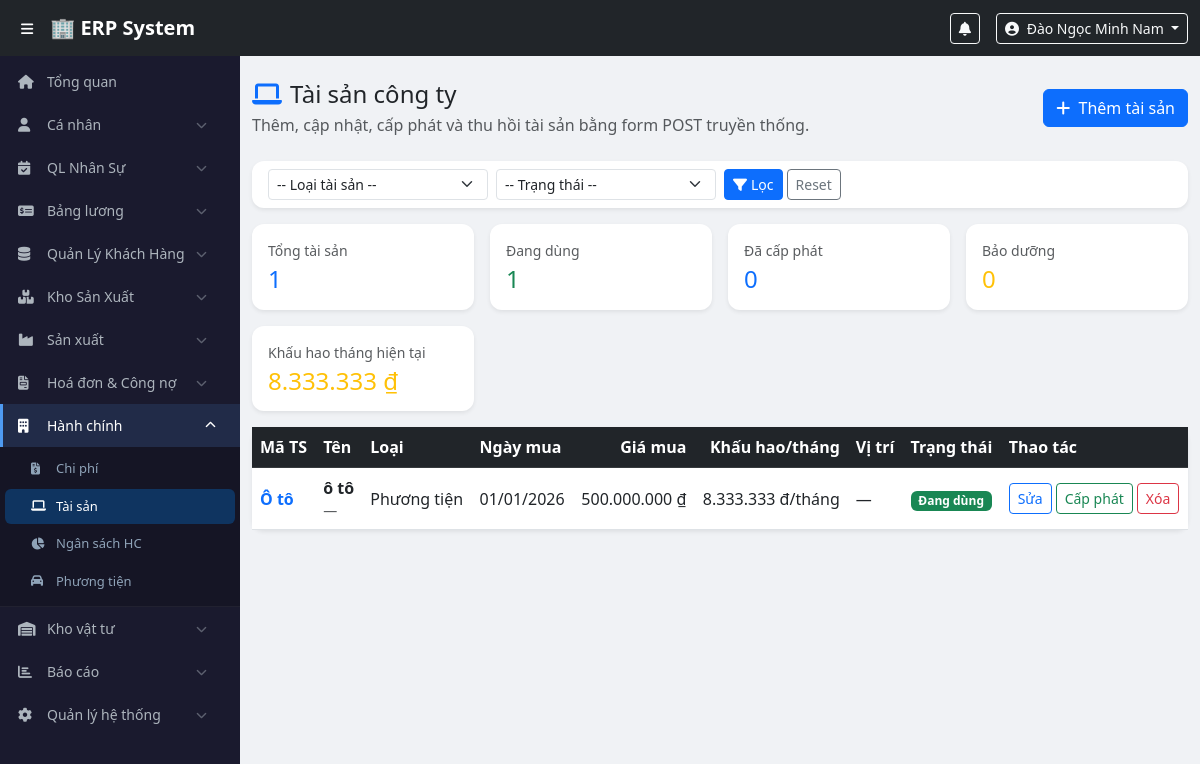
Screenshot of /modules/admin/assets.php (signed in) with the database file from the repository.
### tables this page shows
CREATE TABLE `users` (
  `id` int(11) NOT NULL,
  `employee_code` varchar(20) NOT NULL,
  `full_name` varchar(100) NOT NULL,
  `username` varchar(50) NOT NULL,
  `password_hash` varchar(255) NOT NULL,
  `email` varchar(100) DEFAULT NULL,
  `phone` varchar(20) DEFAULT NULL,
  `role_id` int(11) NOT NULL,
  `department_id` int(11) DEFAULT NULL,
  `is_active` tinyint(1) DEFAULT 1,
  `created_at` timestamp NOT NULL DEFAULT current_timestamp()
);

CREATE TABLE `company_assets` (
  `id` int(11) NOT NULL,
  `asset_code` varchar(50) NOT NULL,
  `asset_name` varchar(200) NOT NULL,
  `category` enum('computer','printer','furniture','machinery','vehicle','other') DEFAULT 'other',
  `purchase_date` date DEFAULT NULL,
  `purchase_price` decimal(15,2) DEFAULT 0.00,
  `supplier` varchar(200) DEFAULT NULL,
  `location` varchar(200) DEFAULT NULL,
  `status` enum('active','assigned','maintenance','disposed') DEFAULT 'active',
  `note` text DEFAULT NULL,
  `created_by` int(11) DEFAULT NULL,
  `created_at` datetime DEFAULT current_timestamp(),
  `updated_at` datetime DEFAULT current_timestamp() ON UPDATE current_timestamp(),
  `depreciation_years` decimal(5,2) DEFAULT NULL COMMENT 'Thời gian khấu hao (năm). NULL = không khấu hao',
  `salvage_value` decimal(15,2) DEFAULT 0.00 COMMENT 'Giá trị còn lại sau khấu hao',
  `depreciation_start_date` date DEFAULT NULL COMMENT 'Ngày bắt đầu khấu hao (mặc định = purchase_date)'
);

### config/auth.php (called while the page is built, shortened)
<?php
function currentUser() {
    return [
        'id'          => $_SESSION['user_id']   ?? null,
        'full_name'   => $_SESSION['full_name'] ?? '',
        'username'    => $_SESSION['username']  ?? '',
        'role'        => $_SESSION['role']      ?? '',
        'role_name'   => $_SESSION['role_name'] ?? '',
        'employee_code' => $_SESSION['employee_code'] ?? '',
        'department_id' => $_SESSION['department_id'] ?? null,
    ];
}
?>

### config/functions.php (called while the page is built, shortened)
<?php
function formatDate($date, $format = 'd/m/Y') {
    return date($format, strtotime($date));
}
function fetchAllSafe(PDO $pdo, string $sql, array $params = []): array {
    try {
        $stmt = $pdo->prepare($sql);
        $stmt->execute($params);
        return $stmt->fetchAll(PDO::FETCH_ASSOC) ?: [];
    } catch (Throwable $e) {
        return [];
    }
}
function fetchOneSafe(PDO $pdo, string $sql, array $params = []): ?array {
    try {
        $stmt = $pdo->prepare($sql);
        $stmt->execute($params);
        $row = $stmt->fetch(PDO::FETCH_ASSOC);
        return $row ?: null;
    } catch (Throwable $e) {
        return null;
    }
}
function e($value): string {
    return htmlspecialchars((string) ($value ?? ''), ENT_QUOTES | ENT_SUBSTITUTE, 'UTF-8');
}
function formatCurrency($amount): string {
    return number_format((float)$amount, 0, ',', '.') . ' ₫';
}
?>

### modules/admin/assets.php (the view, shortened to what this page needs)
<?php
require_once $_SERVER['DOCUMENT_ROOT'] . '/erp/config/database.php';
require_once $_SERVER['DOCUMENT_ROOT'] . '/erp/config/auth.php';
require_once $_SERVER['DOCUMENT_ROOT'] . '/erp/config/functions.php';
$pdo = getDBConnection();
$errors = [];
$statsWhere = ['1=1'];
$categoryMap = [
    'computer' => 'Máy tính',
    'printer' => 'Máy in',
    'furniture' => 'Bàn ghế',
    'machinery' => 'Máy móc',
    'vehicle' => 'Phương tiện',
    'other' => 'Khác',
];
$statusMap = [
    'active' => ['success', 'Đang dùng'],
    'assigned' => ['primary', 'Đã cấp phát'],
    'maintenance' => ['warning text-dark', 'Bảo dưỡng'],
    'disposed' => ['secondary', 'Thanh lý'],
];
$filterCategory = trim($_GET['category'] ?? '');
$filterStatus = trim($_GET['status'] ?? '');
$assetsPageUrl = static function (array $overrides = []) use ($filterCategory, $filterStatus): string {
    $params = [];
    $category = $overrides['category'] ?? $filterCategory;
    $status = $overrides['status'] ?? $filterStatus;
    if ($category !== '') {
        $params['category'] = $category;
    }
    if ($status !== '') {
        $params['status'] = $status;
    }
    if (!empty($overrides['action'])) {
        $params['action'] = $overrides['action'];
    }
    if (!empty($overrides['id'])) {
        $params['id'] = (int)$overrides['id'];
    }
    if (!empty($overrides['show_form'])) {
        $params['show_form'] = 1;
    }
    return 'modules/admin/assets.php' . ($params ? '?' . http_build_query($params) : '');
};
$calculateDepreciationPerMonth = static function (array $asset): ?float {
    $depreciationYears = isset($asset['depreciation_years']) ? (float)$asset['depreciation_years'] : 0;
    $purchasePrice = isset($asset['purchase_price']) ? (float)$asset['purchase_price'] : 0;
    $startDate = $asset['depreciation_start_date'] ?? ($asset['purchase_date'] ?? null);
    if ($depreciationYears <= 0 || $purchasePrice <= 0) {
        return null;
    }
    if ($startDate && $startDate > date('Y-m-d')) {
        return null;
    }
    $depreciableValue = max(0, $purchasePrice - (float)($asset['salvage_value'] ?? 0));
    return round($depreciableValue / ($depreciationYears * 12));
};
$editAsset = null;
$showForm = !empty($errors) || $editAsset !== null || isset($_GET['show_form']);
$where = ['1=1'];
$params = [];
$assets = fetchAllSafe(
    $pdo,
    "SELECT ca.*, aa.id AS current_assignment_id, aa.assigned_date AS current_assigned_date, u.full_name AS current_user_name
     FROM company_assets ca
     LEFT JOIN asset_assignments aa ON aa.asset_id = ca.id AND aa.returned_date IS NULL
     LEFT JOIN users u ON u.id = aa.user_id
     WHERE " . implode(' AND ', $where) . "
     ORDER BY ca.created_at DESC, ca.id DESC",
    $params
);
$stats = fetchOneSafe(
    $pdo,
    "SELECT COUNT(*) AS total_assets,
            SUM(CASE WHEN status = 'active' THEN 1 ELSE 0 END) AS active_assets,
            SUM(CASE WHEN status = 'assigned' THEN 1 ELSE 0 END) AS assigned_assets,
            SUM(CASE WHEN status = 'maintenance' THEN 1 ELSE 0 END) AS maintenance_assets
     FROM company_assets
     WHERE " . implode(' AND ', $statsWhere),
    $params
) ?: ['total_assets' => 0, 'active_assets' => 0, 'assigned_assets' => 0, 'maintenance_assets' => 0];
$totalDeprMonth = (float)$pdo->query("
    SELECT COALESCE(SUM(
        GREATEST(purchase_price - COALESCE(salvage_value, 0), 0) / (depreciation_years * 12)
    ), 0)
    FROM company_assets
    WHERE depreciation_years > 0
      AND depreciation_years IS NOT NULL
      AND purchase_price > 0
      AND status NOT IN ('disposed')
      AND (
            COALESCE(depreciation_start_date, purchase_date) IS NULL
            OR COALESCE(depreciation_start_date, purchase_date) <= CURDATE()
      )
")->fetchColumn();
$employees = fetchAllSafe($pdo, 'SELECT id, full_name, username FROM users WHERE is_active = 1 ORDER BY full_name');
include $_SERVER['DOCUMENT_ROOT'] . '/erp/includes/header.php';
include $_SERVER['DOCUMENT_ROOT'] . '/erp/includes/sidebar.php';
?>
<div class="main-content">
    <div class="container-fluid py-4">
        <div class="d-flex flex-wrap justify-content-between align-items-center gap-2 mb-4">
            <div>
                <h4 class="mb-1"><i class="fas fa-laptop me-2 text-primary"></i>Tài sản công ty</h4>
                <p class="text-muted mb-0">Thêm, cập nhật, cấp phát và thu hồi tài sản bằng form POST truyền thống.</p>
            </div>
            <button class="btn btn-primary" type="button" data-bs-toggle="collapse" data-bs-target="#asset-form-card" aria-expanded="<?= $showForm ? 'true' : 'false' ?>">
                <i class="fas fa-plus me-1"></i> Thêm tài sản
            </button>
        </div>
        <div class="card border-0 shadow-sm mb-3">
            <div class="card-body py-2">
                <form method="get" class="row g-2 align-items-center">
                    <div class="col-md-3"><select name="category" class="form-select form-select-sm"><option value="">-- Loại tài sản --</option></select></div>
                    <div class="col-md-3"><select name="status" class="form-select form-select-sm"><option value="">-- Trạng thái --</option></select></div>
                    <div class="col-auto"><button type="submit" class="btn btn-sm btn-primary"><i class="fas fa-filter me-1"></i>Lọc</button><a href="/erp/modules/admin/assets.php" class="btn btn-sm btn-outline-secondary ms-1">Reset</a></div>
                </form>
            </div>
        </div>
        <div class="row g-3 mb-3">
            <div class="col-md-3"><div class="card border-0 shadow-sm h-100"><div class="card-body"><div class="text-muted small mb-1">Tổng tài sản</div><h4 class="mb-0 text-primary"><?= (int)$stats['total_assets'] ?></h4></div></div></div>
            <div class="col-md-3"><div class="card border-0 shadow-sm h-100"><div class="card-body"><div class="text-muted small mb-1">Đang dùng</div><h4 class="mb-0 text-success"><?= (int)$stats['active_assets'] ?></h4></div></div></div>
            <div class="col-md-3"><div class="card border-0 shadow-sm h-100"><div class="card-body"><div class="text-muted small mb-1">Đã cấp phát</div><h4 class="mb-0 text-primary"><?= (int)$stats['assigned_assets'] ?></h4></div></div></div>
            <div class="col-md-3"><div class="card border-0 shadow-sm h-100"><div class="card-body"><div class="text-muted small mb-1">Bảo dưỡng</div><h4 class="mb-0 text-warning"><?= (int)$stats['maintenance_assets'] ?></h4></div></div></div>
            <div class="col-md-3"><div class="card border-0 shadow-sm h-100"><div class="card-body"><div class="text-muted small mb-1">Khấu hao tháng hiện tại</div><h4 class="mb-0 text-warning"><?= e(formatCurrency($totalDeprMonth)) ?></h4></div></div></div>
        </div>
        <div class="card border-0 shadow-sm">
            <div class="table-responsive">
                <table class="table table-hover align-middle mb-0">
                    <thead class="table-dark">
                        <tr>
                            <th>Mã TS</th><th>Tên</th><th>Loại</th><th>Ngày mua</th><th class="text-end">Giá mua</th><th class="text-end">Khấu hao/tháng</th><th>Vị trí</th><th>Trạng thái</th><th>Thao tác</th>
                        </tr>
                    </thead>
                    <tbody>
                    <?php if (!$assets): ?>
                        <tr><td colspan="9" class="text-center text-muted py-4">Chưa có tài sản nào.</td></tr>
                    <?php else: ?>
                        <?php foreach ($assets as $asset): ?>
                            <?php [$badgeClass, $statusLabel] = $statusMap[$asset['status']] ?? ['secondary', $asset['status']]; ?>
                            <?php $deprMonth = $calculateDepreciationPerMonth($asset); ?>
                            <tr>
                                <td class="fw-semibold text-primary"><?= e($asset['asset_code']) ?></td>
                                <td><div class="fw-semibold"><?= e($asset['asset_name']) ?></div><div class="small text-muted"><?= e($asset['supplier'] ?: '—') ?></div></td>
                                <td><?= e($categoryMap[$asset['category']] ?? $asset['category']) ?></td>
                                <td><?= e(formatDate($asset['purchase_date'])) ?></td>
                                <td class="text-end"><?= e(formatCurrency($asset['purchase_price'])) ?></td>
                                <td class="text-end"><?= $deprMonth !== null ? e(number_format($deprMonth, 0, ',', '.') . ' đ/tháng') : '—' ?></td>
                                <td><?= e($asset['location'] ?: '—') ?></td>
                                <td><span class="badge bg-<?= $badgeClass ?>"><?= e($statusLabel) ?></span></td>
                                <td>
                                    <div class="d-flex flex-wrap gap-1">
                                        <a href="/erp/<?= e($assetsPageUrl(['action' => 'edit', 'id' => (int)$asset['id'], 'show_form' => 1])) ?>#asset-form-card" class="btn btn-sm btn-outline-primary">Sửa</a>
                                        <?php if ($asset['status'] !== 'assigned' && $asset['status'] !== 'disposed'): ?>
                                            <button type="button" class="btn btn-sm btn-outline-success btn-assign" data-bs-toggle="modal" data-bs-target="#assignModal" data-asset-id="<?= (int)$asset['id'] ?>" data-asset-name="<?= e($asset['asset_name']) ?>">Cấp phát</button>
                                        <?php endif; ?>
                                        <form method="post" class="d-inline">
                                            <button type="submit" class="btn btn-sm btn-outline-danger" onclick="return confirm('Xoá tài sản này?');">Xóa</button>
                                        </form>
                                    </div>
                                </td>
                            </tr>
                        <?php endforeach; ?>
                    <?php endif; ?>
                    </tbody>
                </table>
            </div>
        </div>
    </div>
</div>
<?php
include $_SERVER['DOCUMENT_ROOT'] . '/erp/includes/footer.php';

### includes/header.php (shortened to what this page needs)
<?php
$user = currentUser();
?>
<!DOCTYPE html>
<html lang="vi">
<head>
    <link href="https://cdn.jsdelivr.net/npm/bootstrap@5.3.0/dist/css/bootstrap.min.css" rel="stylesheet">
    <link href="https://cdnjs.cloudflare.com/ajax/libs/font-awesome/6.4.0/css/all.min.css" rel="stylesheet">
    <link href="/erp/assets/css/style.css" rel="stylesheet">
</head>
<body>
<nav class="navbar navbar-expand-lg navbar-dark bg-dark fixed-top" style="z-index:1030;">
    <div class="container-fluid">
        <button class="btn btn-sm text-white me-2" id="sidebarToggle">
            <i class="fas fa-bars"></i>
        </button>
        <a class="navbar-brand fw-bold" href="/erp/dashboard.php">🏢 ERP System</a>
        <div class="ms-auto d-flex align-items-center gap-3">
            <div class="dropdown">
                <button class="btn btn-sm btn-outline-light position-relative" data-bs-toggle="dropdown">
                    <i class="fas fa-bell"></i>
                </button>
            </div>
            <div class="dropdown">
                <button class="btn btn-sm btn-outline-light dropdown-toggle" data-bs-toggle="dropdown">
                    <i class="fas fa-user-circle me-1"></i>
                    <?= htmlspecialchars($user['full_name']) ?>
                </button>
            </div>
        </div>
    </div>
</nav>

### assets/css/style.css (style rules this page uses)
body { padding-top: 56px; background: #f0f2f5; font-family: 'Segoe UI', sans-serif; }
.main-content { margin-left: 240px; transition: margin-left 0.3s; min-height: calc(100vh - 56px); }
.card { border-radius: 12px !important; }

### rows the page displays
users: full_name "Đào Ngọc Minh Nam"
company_assets: asset_code "Ô tô", asset_name "ô tô", supplier "—", category "Phương tiện", purchase_date "01/01/2026", purchase_price "500.000.000 ₫", purchase_price+salvage_value+depreciation_years "8.333.333 đ/tháng", location "—", statusLabel "Đang dùng"

### other values shown
$stats['total_assets'] "1"
$stats['active_assets'] "1"
$stats['assigned_assets'] "0"
$stats['maintenance_assets'] "0"
formatCurrency($totalDeprMonth) "8.333.333 ₫"
